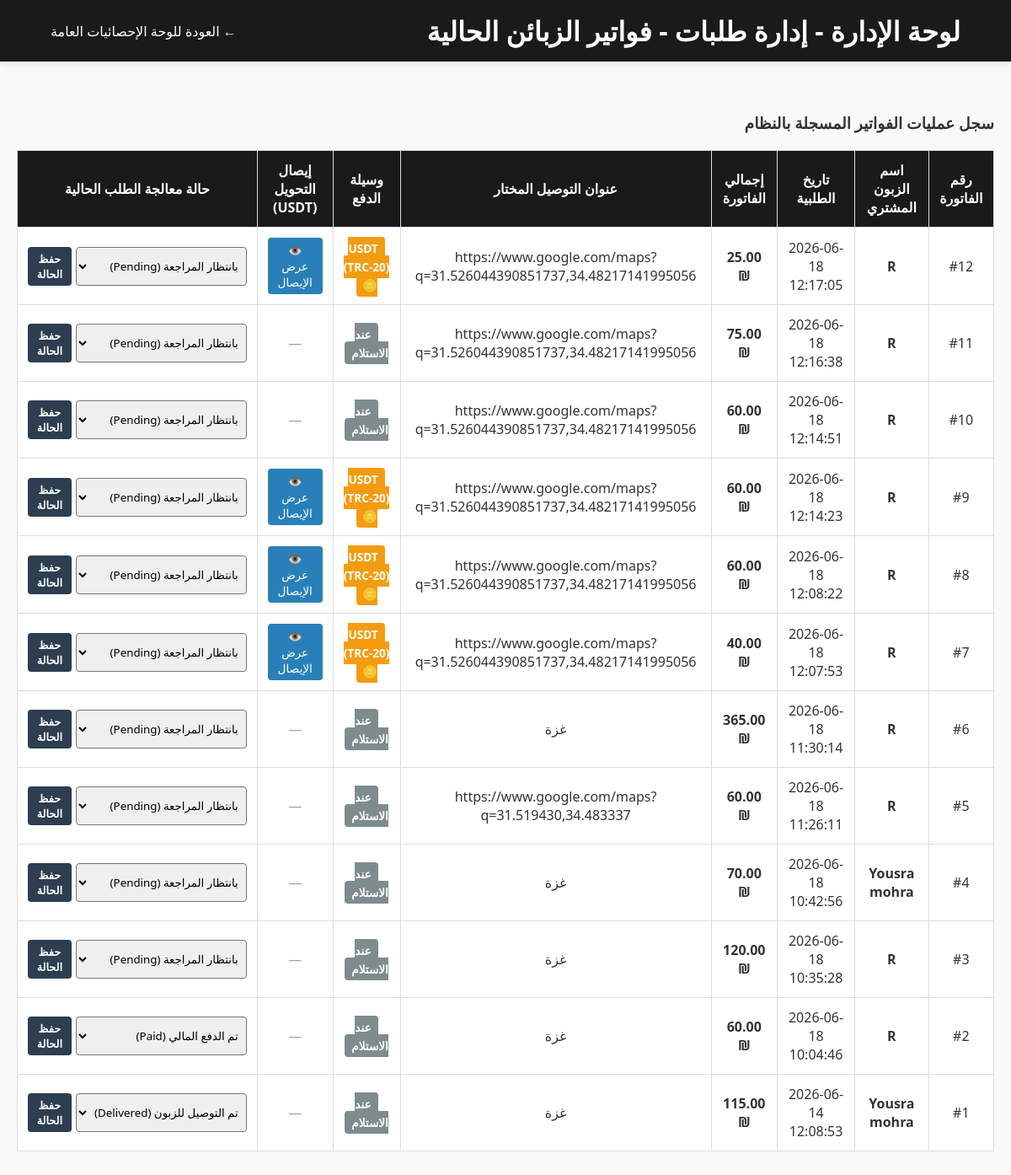
Page /admin_orders.php (signed in) on the committed database.
### tables this page shows
CREATE TABLE `orders` (
  `order_id` int(11) NOT NULL,
  `user_id` int(11) NOT NULL,
  `order_date` timestamp NOT NULL DEFAULT current_timestamp(),
  `total_amount` decimal(10,2) NOT NULL,
  `status` enum('pending','paid','shipped','delivered','cancelled') DEFAULT 'pending',
  `shipping_address` text NOT NULL,
  `payment_method` varchar(50) DEFAULT 'cod',
  `payment_receipt` varchar(255) DEFAULT NULL
);

CREATE TABLE `users` (
  `user_id` int(11) NOT NULL,
  `full_name` varchar(100) NOT NULL,
  `email` varchar(100) NOT NULL,
  `password` varchar(255) NOT NULL,
  `phone` varchar(20) DEFAULT NULL,
  `address` text DEFAULT NULL,
  `role` enum('customer','admin') DEFAULT 'customer',
  `created_at` timestamp NOT NULL DEFAULT current_timestamp()
);

### admin_orders.php (the view, shortened to what this page needs)
<?php
include_once 'config.php';
$orders = $pdo->query("SELECT o.*, u.full_name FROM orders o JOIN users u ON o.user_id = u.user_id ORDER BY o.order_date DESC")->fetchAll();
?>
<!DOCTYPE html>
<html lang="ar">
<head>
    <link rel="stylesheet" href="style.css">
</head>
<body>
<header>
    <h1>لوحة الإدارة - إدارة طلبات - فواتير الزبائن الحالية</h1>
    <a href="admin_dashboard.php" style="color:#fff; text-decoration:none;">&larr; العودة للوحة الإحصائيات العامة</a>
</header>
<div class="container" style="padding: 20px;">
    <h3>سجل عمليات الفواتير المسجلة بالنظام</h3>
    <table>
        <thead>
            <tr>
                <th>رقم الفاتورة</th>
                <th>اسم الزبون المشتري</th>
                <th>تاريخ الطلبية</th>
                <th>إجمالي الفاتورة</th>
                <th>عنوان التوصيل المختار</th>
                <th>وسيلة الدفع</th>
                <th>إيصال التحويل (USDT)</th>
                <th>حالة معالجة الطلب الحالية</th>
            </tr>
        </thead>
        <tbody>
            <?php foreach($orders as $ord): ?>
                <tr>
                    <td>#<?php echo $ord['order_id']; ?></td>
                    <td><b><?php echo htmlspecialchars($ord['full_name'], ENT_QUOTES, 'UTF-8'); ?></b></td>
                    <td><?php echo $ord['order_date']; ?></td>
                    <td><b><?php echo $ord['total_amount']; ?> ₪</b></td>
                    <td><?php echo htmlspecialchars($ord['shipping_address'], ENT_QUOTES, 'UTF-8'); ?></td>
                    <td>
                        <?php if (isset($ord['payment_method']) && $ord['payment_method'] == 'usdt'): ?>
                            <span class="badge badge-usdt">USDT (TRC-20) 🪙</span>
                        <?php else: ?>
                            <span class="badge badge-cod">عند الاستلام</span>
                        <?php endif; ?>
                    </td>
                    <td>
                        <?php if (!empty($ord['payment_receipt'])): ?>
                            <a href="uploads/receipts/<?php echo $ord['payment_receipt']; ?>" target="_blank" class="btn-view">👁️ عرض الإيصال</a>
                        <?php else: ?>
                            <span style="color: #95a5a6;">—</span>
                        <?php endif; ?>
                    </td>
                    <td>
                        <form method="POST" style="display:inline-flex; gap:5px;">
                            <select name="status" style="padding:5px; border-radius:4px;">
                                <option value="pending" <?php if($ord['status'] == 'pending') echo 'selected'; ?>>بانتظار المراجعة (Pending)</option>
                                <option value="paid" <?php if($ord['status'] == 'paid') echo 'selected'; ?>>تم الدفع المالي (Paid)</option>
                                <option value="delivered" <?php if($ord['status'] == 'delivered') echo 'selected'; ?>>تم التوصيل للزبون (Delivered)</option>
                            </select>
                            <button type="submit" name="update_status" class="btn" style="padding:5px 10px; font-size:0.8rem; background:#2c3e50; color:#fff;">حفظ الحالة</button>
                        </form>
                    </td>
                </tr>
            <?php endforeach; ?>
        </tbody>
    </table>
</div>
</body>
</html>

### style.css (style rules this page uses)
:root { --primary-color: #1a1a1a; --accent-color: #c5a880; --bg-color: #f9f9f9; --text-color: #333; --card-bg: #ffffff; --success: #27ae60; --danger: #c0392b; }
* { box-sizing: border-box; margin: 0; padding: 0; font-family: 'Segoe UI', Tahoma, Geneva, Verdana, sans-serif; }
body { background-color: var(--bg-color); color: var(--text-color); direction: rtl; text-align: right; }
header { background-color: var(--primary-color); color: #fff; padding: 15px 5%; display: flex; justify-content: space-between; align-items: center; position: sticky; top: 0; z-index: 1000; box-shadow: 0 2px 10px rgba(0,0,0,0.1); }
.btn { background-color: var(--accent-color); color: var(--primary-color); padding: 12px 30px; border: none; text-decoration: none; font-weight: bold; border-radius: 4px; transition: 0.3s; cursor: pointer; }
.container { max-width: 1200px; margin: 40px auto; padding: 0 20px; }
table { width: 100%; border-collapse: collapse; margin-top: 20px; background: #fff; }
th, td { padding: 12px; border: 1px solid #ddd; text-align: center; }
th { background-color: var(--primary-color); color: #fff; }

### admin_orders.php (style rules this page uses)
table { width: 100%; border-collapse: collapse; margin-top: 20px; text-align: center; background: #fff; }
th, td { padding: 12px; border: 1px solid #ddd; }
thead { background-color: #2c3e50; color: white; }
.badge { padding: 4px 8px; border-radius: 4px; font-size: 0.85rem; font-weight: bold; }
.badge-usdt { background-color: #f39c12; color: #fff; }
.badge-cod { background-color: #7f8c8d; color: #fff; }
.btn-view { background-color: #2980b9; color: white; padding: 5px 10px; text-decoration: none; border-radius: 4px; font-size: 0.85rem; display: inline-block; }

### rows in the picture
orders: order_id "12", user.full_name "R", order_date "2026-06-18 12:17:05", total_amount "25.00", shipping_address "https://www.google.com/maps?q=31.526044390851737,34.48217141995056", payment_method "USDT (TRC-20) 🪙", status "بانتظار المراجعة (Pending)"
orders: order_id "11", user.full_name "R", order_date "2026-06-18 12:16:38", total_amount "75.00", shipping_address "https://www.google.com/maps?q=31.526044390851737,34.48217141995056", payment_method "عند الاستلام", status "بانتظار المراجعة (Pending)"
orders: order_id "10", user.full_name "R", order_date "2026-06-18 12:14:51", total_amount "60.00", shipping_address "https://www.google.com/maps?q=31.526044390851737,34.48217141995056", payment_method "عند الاستلام", status "بانتظار المراجعة (Pending)"
orders: order_id "9", user.full_name "R", order_date "2026-06-18 12:14:23", total_amount "60.00", shipping_address "https://www.google.com/maps?q=31.526044390851737,34.48217141995056", payment_method "USDT (TRC-20) 🪙", status "بانتظار المراجعة (Pending)"
orders: order_id "8", user.full_name "R", order_date "2026-06-18 12:08:22", total_amount "60.00", shipping_address "https://www.google.com/maps?q=31.526044390851737,34.48217141995056", payment_method "USDT (TRC-20) 🪙", status "بانتظار المراجعة (Pending)"
orders: order_id "7", user.full_name "R", order_date "2026-06-18 12:07:53", total_amount "40.00", shipping_address "https://www.google.com/maps?q=31.526044390851737,34.48217141995056", payment_method "USDT (TRC-20) 🪙", status "بانتظار المراجعة (Pending)"
orders: order_id "6", user.full_name "R", order_date "2026-06-18 11:30:14", total_amount "365.00", shipping_address "غزة", payment_method "عند الاستلام", status "بانتظار المراجعة (Pending)"
orders: order_id "5", user.full_name "R", order_date "2026-06-18 11:26:11", total_amount "60.00", shipping_address "https://www.google.com/maps?q=31.519430,34.483337", payment_method "عند الاستلام", status "بانتظار المراجعة (Pending)"
orders: order_id "4", user.full_name "Yousra mohra", order_date "2026-06-18 10:42:56", total_amount "70.00", shipping_address "غزة", payment_method "عند الاستلام", status "بانتظار المراجعة (Pending)"
orders: order_id "3", user.full_name "R", order_date "2026-06-18 10:35:28", total_amount "120.00", shipping_address "غزة", payment_method "عند الاستلام", status "بانتظار المراجعة (Pending)"
orders: order_id "2", user.full_name "R", order_date "2026-06-18 10:04:46", total_amount "60.00", shipping_address "غزة", payment_method "عند الاستلام", status "تم الدفع المالي (Paid)"
orders: order_id "1", user.full_name "Yousra mohra", order_date "2026-06-14 12:08:53", total_amount "115.00", shipping_address "غزة", payment_method "عند الاستلام", status "تم التوصيل للزبون (Delivered)"
